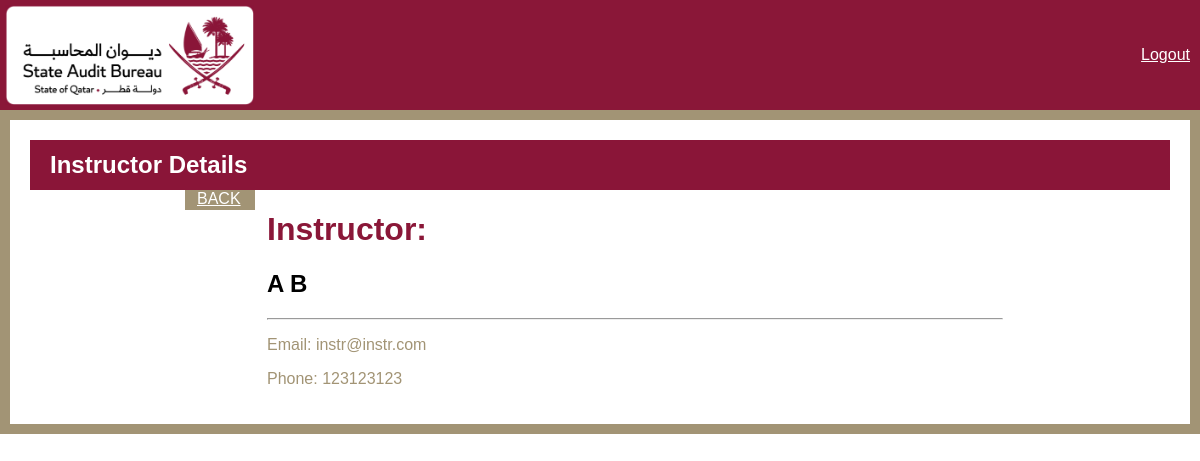
The page /instructor/1/ on the database its author committed.
### base/models.py (models this page shows)
class Instructor(models.Model):
     id = models.AutoField(primary_key=True)
     first_name = models.CharField(max_length=255)
     last_name = models.CharField(max_length=255)
     email = models.EmailField(max_length=156)
     phone = models.CharField(max_length= 20)
     def __str__(self):
          return self.first_name + " " + self.last_name

### base/views.py (the view)
# urls.py: path('instructor/<int:pk>/', InstructorDetail.as_view(), name="instructor"),
class InstructorDetail(DetailView):
    model = Instructor
    template_name = 'base/admin_dashboard/instructor_detail.html'
    context_object_name = 'instructor'

### base/templates/base/admin_dashboard/instructor_detail.html (shortened to what this page needs)
{% load static %}
<!DOCTYPE html>
<html>
   <head>
      <link rel="stylesheet" href="https://cdnjs.cloudflare.com/ajax/libs/font-awesome/6.3.0/css/all.min.css" />
	    <link rel="stylesheet" href="https://cdnjs.cloudflare.com/ajax/libs/bootstrap/5.3.0-alpha1/css/bootstrap-grid.min.css" />
    <link rel="stylesheet" href="{% static 'css/reg_style.css' %}">
</head>
   <body>
    <div class="header">
      <div class="logo">
         <img src="{% static 'img/primary-rgb-state-audit-bureau-1@2x.png' %}" alt="Logo">
        </div>
        <div class="language-toggle">
          <span ><a  style="color:white;"class="hello-msg" href="{% url 'logout' %}">Logout</a></span>
       </div>
    </div>
    <div class="gold-border container-fluid">
      <div class="maroon-bar">
        <h2>Instructor Details</h2>
      </div>
      <div class="container">
        <div class="row justify-content-center">
          <a class="btn btn-primary" style="width: 70px; height:20px; color:white;" href="{% url 'instructors' %}">BACK</a>
          <div class="col-md-8">
            <div class="card">
              <div class="card-header">
                <h1 style="color:#8A1738" > Instructor:</h1>
                <h2 style="color:#000">{{instructor}}</h2>
                <hr/>
              </div>
              <div class="card-body" >
                <p> Email: {{instructor.email}}</p>
                <p> Phone: {{instructor.phone}}</p>
              </div>
            </div>
          </div>
        </div>
      </div>
    </div>
</body>
</html>

### base/static/css/reg_style.css (style rules this page uses)
* { box-sizing: border-box; }
body { margin: 0; font-family: sans-serif; color: #A29475; }
.header { display: flex; justify-content: space-between; align-items: center; padding: 10px; background-color: #8A1738; height: 110px; }
.logo img { height: 100px; left: 5px; position: absolute; top: 5px; }
.btn-primary { background-color: #A29475 !important; border-color: #A29475 !important; }

### base/templates/base/admin_dashboard/instructor_detail.html (style rules this page uses)
body { margin: 20px; background-color: #fff; }
.gold-border { border: 10px solid#A29475; padding: 20px; background-color: #fff; }
.maroon-bar { background-color: #8A1538; color: #fff; height: 50px; display: flex; align-items: center; justify-content: flex-start; padding: 0 20px; }
.maroon-bar h2 { margin: 0; font-weight: bold; font-size: 24px; }

### rows shown on the page
Instructor: first_name+last_name "A B", email "instr@instr.com", phone "123123123"
